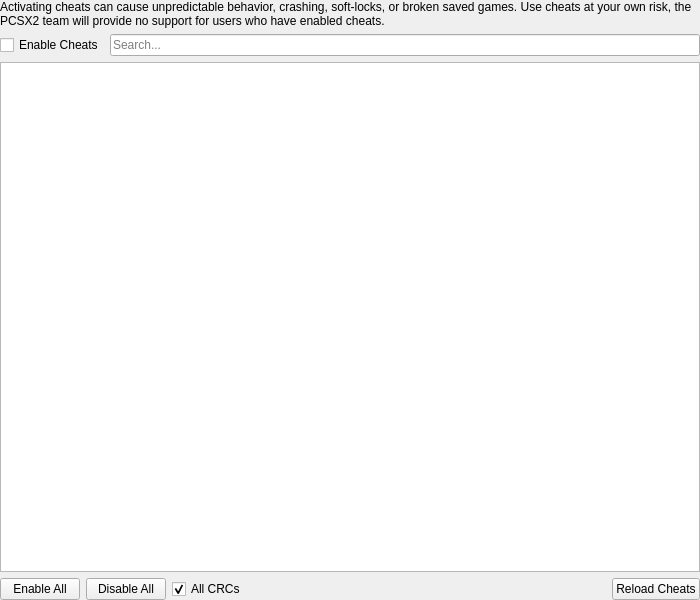
<?xml version="1.0" encoding="UTF-8"?>
<ui version="4.0">
 <class>GameCheatSettingsWidget</class>
 <widget class="QWidget" name="GameCheatSettingsWidget">
  <property name="geometry">
   <rect>
    <x>0</x>
    <y>0</y>
    <width>700</width>
    <height>600</height>
   </rect>
  </property>
  <layout class="QVBoxLayout" name="verticalLayout">
   <property name="leftMargin">
    <number>0</number>
   </property>
   <property name="topMargin">
    <number>0</number>
   </property>
   <property name="rightMargin">
    <number>0</number>
   </property>
   <property name="bottomMargin">
    <number>0</number>
   </property>
   <item>
    <widget class="QLabel" name="label">
     <property name="text">
      <string>Activating cheats can cause unpredictable behavior, crashing, soft-locks, or broken saved games. Use cheats at your own risk, the PCSX2 team will provide no support for users who have enabled cheats.</string>
     </property>
     <property name="wordWrap">
      <bool>true</bool>
     </property>
    </widget>
   </item>
   <item>
    <layout class="QHBoxLayout" name="horizontalLayout_2">
     <item>
      <widget class="QCheckBox" name="enableCheats">
       <property name="text">
        <string>Enable Cheats</string>
       </property>
      </widget>
     </item>
     <item>
      <widget class="QLineEdit" name="searchText">
       <property name="placeholderText">
        <string>Search...</string>
       </property>
      </widget>
     </item>
    </layout>
   </item>
   <item>
    <widget class="QTreeView" name="cheatList">
     <property name="editTriggers">
      <set>QAbstractItemView::EditTrigger::NoEditTriggers</set>
     </property>
     <property name="selectionMode">
      <enum>QAbstractItemView::SelectionMode::NoSelection</enum>
     </property>
     <property name="selectionBehavior">
      <enum>QAbstractItemView::SelectionBehavior::SelectItems</enum>
     </property>
    </widget>
   </item>
   <item>
    <layout class="QHBoxLayout" name="horizontalLayout">
     <item>
      <widget class="QPushButton" name="enableAll">
       <property name="text">
        <string>Enable All</string>
       </property>
      </widget>
     </item>
     <item>
      <widget class="QPushButton" name="disableAll">
       <property name="text">
        <string>Disable All</string>
       </property>
      </widget>
     </item>
     <item>
      <widget class="QCheckBox" name="allCRCsCheckbox">
       <property name="text">
        <string>All CRCs</string>
       </property>
       <property name="checked">
        <bool>true</bool>
       </property>
      </widget>
     </item>
     <item>
      <widget class="QLabel" name="appliedLabel">
       <property name="text">
        <string notr="true"/>
       </property>
      </widget>
     </item>
     <item>
      <spacer name="horizontalSpacer">
       <property name="orientation">
        <enum>Qt::Orientation::Horizontal</enum>
       </property>
       <property name="sizeHint" stdset="0">
        <size>
         <width>40</width>
         <height>0</height>
        </size>
       </property>
      </spacer>
     </item>
     <item>
      <widget class="QPushButton" name="reloadCheats">
       <property name="text">
        <string>Reload Cheats</string>
       </property>
      </widget>
     </item>
    </layout>
   </item>
  </layout>
 </widget>
 <tabstops>
  <tabstop>enableCheats</tabstop>
  <tabstop>searchText</tabstop>
  <tabstop>cheatList</tabstop>
  <tabstop>enableAll</tabstop>
  <tabstop>disableAll</tabstop>
  <tabstop>allCRCsCheckbox</tabstop>
  <tabstop>reloadCheats</tabstop>
 </tabstops>
 <resources/>
 <connections/>
</ui>
